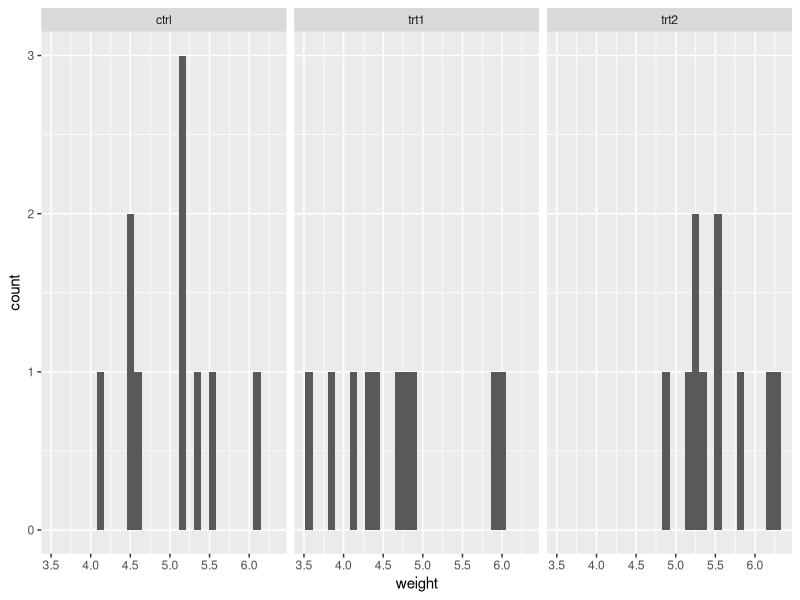
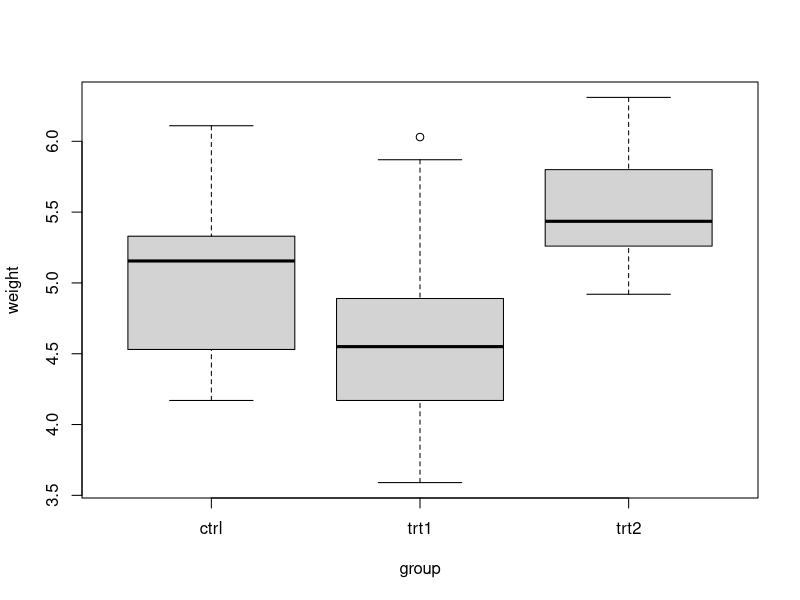

These figures' R source, in order:
## ---- chunk 1
library(ggplot2)
data("PlantGrowth")
summary(PlantGrowth)
# The summary command outputs summary statistics for the PlantGrowth data set, and this is regardless of group. 
# The summary statistics for the weight of plants indicate that the average weight was 5.073 and the median weight was 5.155. The summary statistics also indicate that the weight ranged from 3.590 to 6.310, with a first quartile of 4.550 and a third quartile of 5.530.

ggplot(data=PlantGrowth) +
  geom_histogram(aes(weight)) +
  facet_wrap(~group)

# The ctrl group and trt1 group have a similar spread; but the trt1 group useems to have a uniform distribution while the ctrl group does not.
# The ctrl group and trt2 groups have similar shaped distributions; but the ctrl group has a greater spread and a higher peak, while the trt2 group has a smaller spread and higher average.


## ---- chunk 2
boxplot(weight ~ group, data=PlantGrowth)

# The boxplots indicate that trt2 group has a smallest spread and highest mean, whereas the trt1 group has the largest spread and lowest mean, along with an outlier at the higher end of the distribution. The ctrl group sits at the middle of the of the trt1 group and the trt2 group. 
## ---- chunk 3
t.test(PlantGrowth$weight[PlantGrowth$group=="ctrl"], PlantGrowth$weight[PlantGrowth$group=="trt1"])

# Recall that the null hypothesis for this test is that the difference of the sample means is 0, and the alternative is that the difference of the sample means is not 0.

# 95 percent confidence interval:
#  -0.2875162  1.0295162

# Realize that the confidence interval contains 0. Therefore, at the 5% level of significance, there is not enough statistical evidence to suggest that the mean weight for the plants within the ctrl group and the mean weight for plants in the trt1 group are different. That is, there is insufficient evidence to suggest that the mean weights are different from 0, and we fail to reject the null hypothesis.

## ---- chunk 4
# Recall that the null hypothesis for this test is that the difference of the sample means is 0, and the alternative is that the difference of the sample means is not 0.

# 95 percent confidence interval:
#  -0.98287213 -0.00512787

# Realize that the confidence interval does not contain 0. Therefore, at the 5% level of significance, there is enough statistical evidence to suggest that the mean weight for the plants within the ctrl group and the mean weight for plants in the trt2 group are different. That is, there is sufficient evidence to suggest that the mean weights are different from 0, and we reject the null hypothesis.

